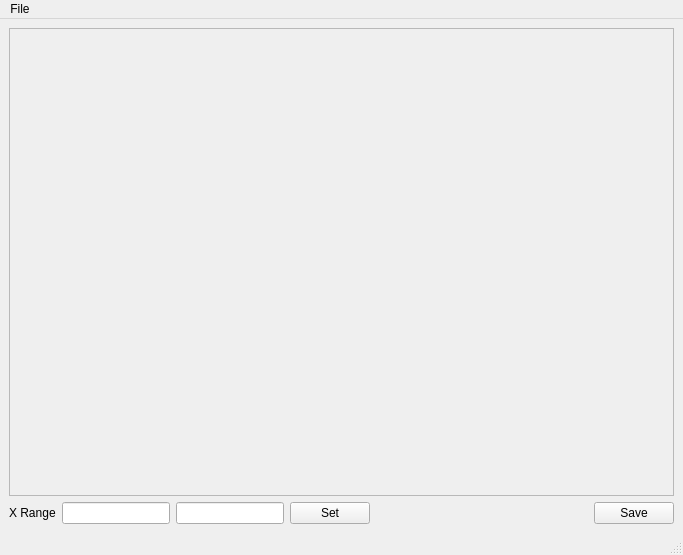
<?xml version="1.0" encoding="UTF-8"?>
<ui version="4.0">
 <class>MainWindow</class>
 <widget class="QMainWindow" name="MainWindow">
  <property name="geometry">
   <rect>
    <x>0</x>
    <y>0</y>
    <width>683</width>
    <height>555</height>
   </rect>
  </property>
  <property name="windowTitle">
   <string>MainWindow</string>
  </property>
  <widget class="QWidget" name="centralwidget">
   <layout class="QVBoxLayout" name="verticalLayout">
    <item>
     <widget class="QFrame" name="frame_mainPlot">
      <property name="sizePolicy">
       <sizepolicy hsizetype="Expanding" vsizetype="Expanding">
        <horstretch>0</horstretch>
        <verstretch>0</verstretch>
       </sizepolicy>
      </property>
      <property name="frameShape">
       <enum>QFrame::StyledPanel</enum>
      </property>
      <property name="frameShadow">
       <enum>QFrame::Raised</enum>
      </property>
     </widget>
    </item>
    <item>
     <layout class="QHBoxLayout" name="horizontalLayout">
      <item>
       <widget class="QLabel" name="label">
        <property name="text">
         <string>X Range</string>
        </property>
       </widget>
      </item>
      <item>
       <widget class="QLineEdit" name="lineEdit">
        <property name="sizePolicy">
         <sizepolicy hsizetype="Preferred" vsizetype="Fixed">
          <horstretch>0</horstretch>
          <verstretch>0</verstretch>
         </sizepolicy>
        </property>
       </widget>
      </item>
      <item>
       <widget class="QLineEdit" name="lineEdit_2">
        <property name="sizePolicy">
         <sizepolicy hsizetype="Preferred" vsizetype="Fixed">
          <horstretch>0</horstretch>
          <verstretch>0</verstretch>
         </sizepolicy>
        </property>
       </widget>
      </item>
      <item>
       <widget class="QPushButton" name="pushButton_setXrange">
        <property name="text">
         <string>Set</string>
        </property>
       </widget>
      </item>
      <item>
       <spacer name="horizontalSpacer">
        <property name="orientation">
         <enum>Qt::Horizontal</enum>
        </property>
        <property name="sizeHint" stdset="0">
         <size>
          <width>40</width>
          <height>20</height>
         </size>
        </property>
       </spacer>
      </item>
      <item>
       <widget class="QPushButton" name="pushButton_saveImage">
        <property name="text">
         <string>Save</string>
        </property>
       </widget>
      </item>
     </layout>
    </item>
   </layout>
  </widget>
  <widget class="QMenuBar" name="menubar">
   <property name="geometry">
    <rect>
     <x>0</x>
     <y>0</y>
     <width>683</width>
     <height>25</height>
    </rect>
   </property>
   <widget class="QMenu" name="menuFile">
    <property name="title">
     <string>File</string>
    </property>
    <addaction name="actionQuit"/>
   </widget>
   <addaction name="menuFile"/>
  </widget>
  <widget class="QStatusBar" name="statusbar"/>
  <action name="actionQuit">
   <property name="text">
    <string>Quit</string>
   </property>
  </action>
 </widget>
 <resources/>
 <connections/>
</ui>
